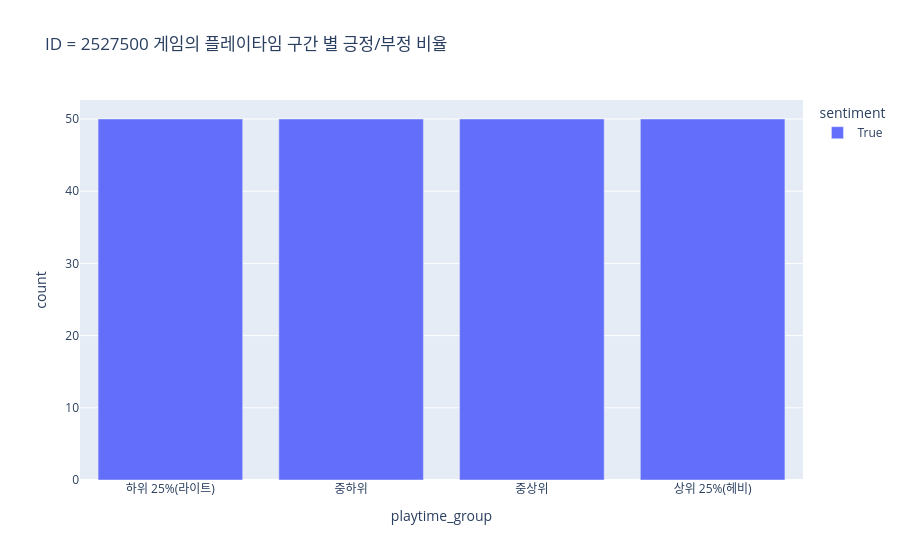

Notebook code for this chart:
### Code cell
# 3. 시각화 (Stacked Bar Chart)
fig = px.bar(reviews_2.groupby(['playtime_group', 'sentiment']).size().reset_index(name='count'), 
            x="playtime_group", 
            y="count", 
            color="sentiment",
            barmode="stack",
            title = f"ID = {id_2} 게임의 플레이타임 구간 별 긍정/부정 비율") # 일단 쌓기 모드로 생성

fig.show()

### Figure 1 — Plotly figure (JSON) as saved in the notebook; plotly's stock layout.template omitted (floating-point values rounded to 4 significant figures)
{"data": [{"hovertemplate": "sentiment=True<br>playtime_group=%{x}<br>count=%{y}<extra></extra>", "legendgroup": "True", "marker": {"color": "#636efa", "pattern": {"shape": ""}}, "name": "True", "orientation": "v", "showlegend": true, "textposition": "auto", "type": "bar", "x": ["하위 25%(라이트)", "중하위", "중상위", "상위 25%(헤비)"], "xaxis": "x", "y": [50, 50, 50, 50], "yaxis": "y"}], "layout": {"barmode": "stack", "legend": {"title": {"text": "sentiment"}, "tracegroupgap": 0}, "title": {"text": "ID = 2527500 게임의 플레이타임 구간 별 긍정/부정 비율"}, "xaxis": {"anchor": "y", "domain": [0, 1], "title": {"text": "playtime_group"}}, "yaxis": {"anchor": "x", "domain": [0, 1], "title": {"text": "count"}}}}
